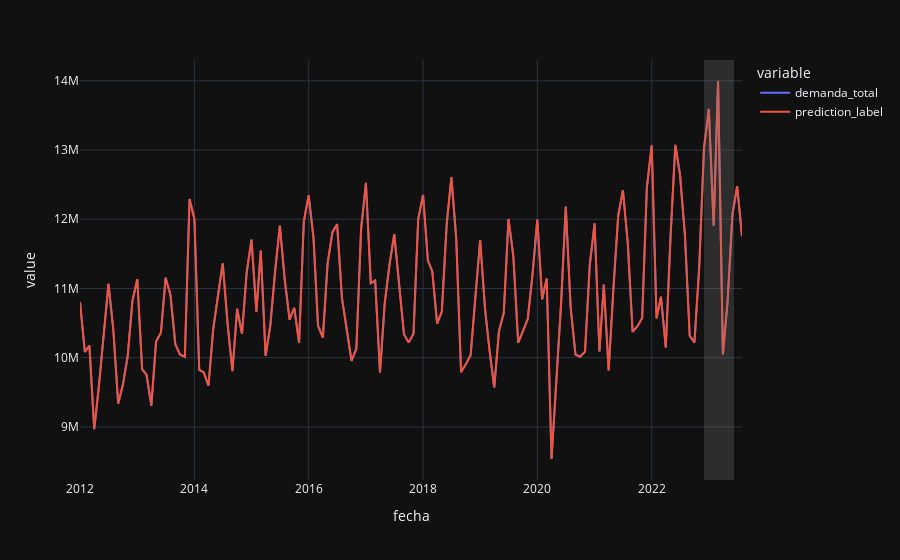

The notebook cell this image was saved under:
### Code cell
fig = px.line(predictions, x='fecha', y=["demanda_total", "prediction_label"], template = 'plotly_dark')# add a vertical rectange for test-set separation
fig.add_vrect(x0="2022-12-01", x1="2023-06-11", fillcolor="grey", opacity=0.25, line_width=0)
fig.show()

### Figure 1 — Plotly figure (JSON) as saved in the notebook; plotly's stock layout.template omitted (floating-point values rounded to 4 significant figures; data arrays with more than 128 entries replaced by an {"elided": "..."} marker saying what was removed)
{"data": [{"hovertemplate": "variable=demanda_total<br>fecha=%{x}<br>value=%{y}<extra></extra>", "legendgroup": "demanda_total", "line": {"color": "#636efa", "dash": "solid"}, "marker": {"symbol": "circle"}, "mode": "lines", "name": "demanda_total", "orientation": "v", "showlegend": true, "type": "scatter", "x": {"elided": "140 str values"}, "xaxis": "x", "y": {"elided": "140 int values"}, "yaxis": "y"}, {"hovertemplate": "variable=prediction_label<br>fecha=%{x}<br>value=%{y}<extra></extra>", "legendgroup": "prediction_label", "line": {"color": "#EF553B", "dash": "solid"}, "marker": {"symbol": "circle"}, "mode": "lines", "name": "prediction_label", "orientation": "v", "showlegend": true, "type": "scatter", "x": {"elided": "140 str values"}, "xaxis": "x", "y": {"elided": "140 float values"}, "yaxis": "y"}], "layout": {"legend": {"title": {"text": "variable"}, "tracegroupgap": 0}, "margin": {"t": 60}, "shapes": [{"fillcolor": "grey", "line": {"width": 0}, "opacity": 0.25, "type": "rect", "x0": "2022-12-01", "x1": "2023-06-11", "xref": "x", "y0": 0, "y1": 1, "yref": "y domain"}], "xaxis": {"anchor": "y", "domain": [0, 1], "title": {"text": "fecha"}}, "yaxis": {"anchor": "x", "domain": [0, 1], "title": {"text": "value"}}}}
